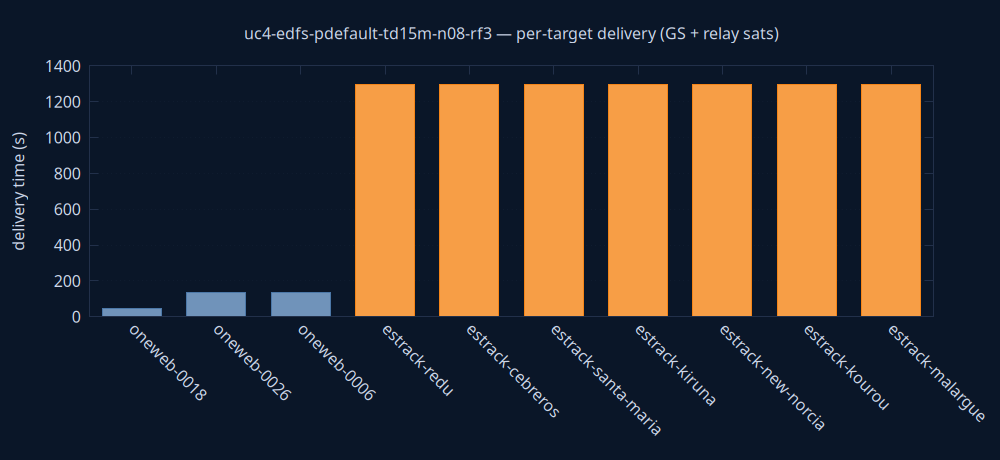

Generate this figure with gnuplot:
set terminal pngcairo size 1000,460 background rgb '#0a1628'
set output 'delivery.png'
set style fill solid 0.8
set boxwidth 0.7 relative
set border lc rgb '#22304a'
set grid ytics lc rgb '#22304a'
set yrange [0:*]
set ylabel 'delivery time (s)' textcolor rgb '#cdd7ea'
set xtics rotate by -45 textcolor rgb '#cdd7ea'
set ytics textcolor rgb '#cdd7ea'
set title 'uc4-edfs-pdefault-td15m-n08-rf3 — per-target delivery (GS + relay sats)' textcolor rgb '#cdd7ea'
plot 'delivery.dat' using 0:2:3:xtic(1) with boxes lc rgb variable notitle
